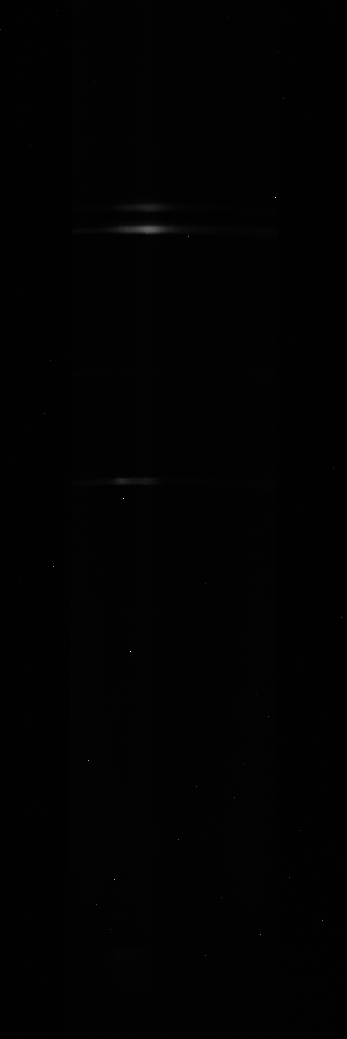
#> input picture Example files/MISS2-20241222-092830.png, 347 x 1039 px; its folder holds 7 pictures in this run; the run also reads 2 pictures not shown here
$ jupyter execute --allow-errors 'MISS-2 post-detection analysis.ipynb'   (shell and % lines are left out)
#> lines starting #> are read from the running program, lines starting #| are printed output that depends on the picture
[cell 1]
"""
This script provides functions to read in and analyse spectra detected with the MISS-2 continuum detection script.
Noise in detected spectra is reduced by averaging and also reference spectra are determined.

Filtering is performed by hand for MISS-2 data prior to the analysis.
The events are seperated in different populations based on relative enhancement between detected and reference spectra.
Events are matched with Sony camera images for further filtering.

The output of this script is pdf files that include filtered events with the respective spectral image, detected and reference spectra and Sony image.

The first two defined functions are again from the KHO-MISS/SpectralCalibration/miss_read_spectral.py script.

Created on May 9 2025

@author: Tim Hulsen
"""

import os
import glob
import numpy as np
import matplotlib as mpl
import matplotlib.pyplot as plt
from scipy.signal import find_peaks, peak_widths, medfilt2d
import warnings
import re
import datetime
import shutil
from matplotlib.backends.backend_pdf import PdfPages
import matplotlib.dates as mdates
import matplotlib.patches as patches

[cell 2]
def read_MISS2(filename):

    """
    Reads MISS-2 .png spectrograph image.
    Use 2D meridian filtering to reduce noise. No compensation for a "smiley" figure is required, in contrast to MISS-1.

    Outputs a matrix with the vertical axis being a proxy for the scan angle (no calibration yet). The horizontal axis is wavelength from
    400nm to 700nm. The approximated wavelengths are added in the output.
    """

    im = plt.imread(filename)

    # Use 2D meridian filtering to filter out noise
    im = medfilt2d(im)
    im = np.fliplr(np.transpose(im))

    # Approximate wavelengths
    [n,m] = np.shape(im)
    x = np.linspace(1,m,m)
    wavelengths = (4054.2+2.6423*x+1.6716e-4*x**2)/10

    # Use data between rows 70 and 270
    spectralimage = im[70:270,:]

    return spectralimage, wavelengths

[cell 3]
def mean_spectrum_analysis_rol_avg(spectralimage, peak_index):

    """
    Based on the output from the MISS-2 continuum detection script.
    Input a spectral image as read from the filenames stored in the text files with corresponding detected row indeces.

    Find the detected peak in the row-wise mean and compute the full-width-half-maximum.
    Note that the same range of columns is used as in the detection script.
    The FWHM is used as a range over which the spectrum is averaged to reduce noise.

    Next, the background or reference spectrum is determined, which is defined as the spectrum with minimum mean emission.
    A simple rolling average of the row-wise mean is computed with a window size equal to the FWHM of the detected peak. The row with the minimum value
    is chosen as the reference spectrum and averaged over the same range of rows to ensure similar noise suppression.

    Output the averaged detected spectrum, the averaged reference spectrum, detected row index and the row index of the reference spectrum.
    """

    data = np.sqrt(spectralimage)

    # Calculate the row-wise mean for columns 550 to 820
    row_means = np.mean(data[:,550:820], axis=1)

    # Determines FWHM of peak identified as possible continuum
    # We use index 0 as a proxy because the peak_widths function only accepts 1D arrays
    width = peak_widths(row_means, np.array((peak_index,0)), rel_height=0.5)

    # Determine and extract range of rows around identified peak
    index_deviation = round(width[0][0]/2)
    row_range_data = data[peak_index-index_deviation:peak_index+index_deviation,:]

    # Compute the average signal within the range of rows to reduce noise
    mean_spectrum = np.mean(row_range_data, axis=0)

    # Calculate the row-wise mean minimum intensity using a simple moving average
    # This will be the 'clear sky' reference, use same range of rows for equal noise suppression

    # Use same width as average around row of identified peak
    window_size = round(width[0][0])
    # Simple averaging, not weighted
    weights = np.ones(window_size) / window_size

    # Valid mode to remove boundary effects
    sma = np.convolve(row_means, weights, mode='valid')

    # Find row index with minimum average spectrum intensity and compensate for finite window size
    # Do not include boundaries since here the spectrum has a lower intensity in general
    row_mean_min = np.argmin(sma[10:-10]) + 10 + index_deviation

    # Compute minimum 'clear-sky' spectrum
    mean_clear_spectrum = np.mean(data[row_mean_min-index_deviation:row_mean_min+index_deviation,:], axis=0)

    return mean_spectrum, mean_clear_spectrum, peak_index, row_mean_min

[cell 4]
# Ignore warnings caused by the peak_widths function working on the proxy index
warnings.filterwarnings("ignore", message="some peaks have a prominence of 0")
warnings.filterwarnings("ignore", message="some peaks have a width of 0")

### Example of defined function

[cell 5]
# We use the same example as in the MISS-2 continuum detection script
# There we detected a peak at row index 76
filename = os.path.join('Example files','MISS2-20241222-092830.png')
spectralimage, w = read_MISS2(filename)
#> in read_MISS2, im is the input picture: shape (1039, 347) float32; min 0, max 1, mean 0.00939
#> in read_MISS2, `spectralimage = im[70:270,:]`:
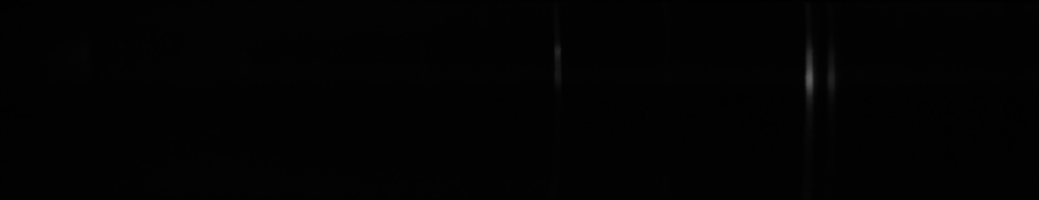
#> spectralimage: shape (200, 1039) float32; min 0.0052, max 0.373, mean 0.0113
#> w = 1039 values from 405.7 to 698

mean_spectrum, mean_clear_spectrum, peak_index, row_mean_min = mean_spectrum_analysis_rol_avg(spectralimage, 76)
#> in mean_spectrum_analysis_rol_avg, `data = np.sqrt(spectralimage)`:
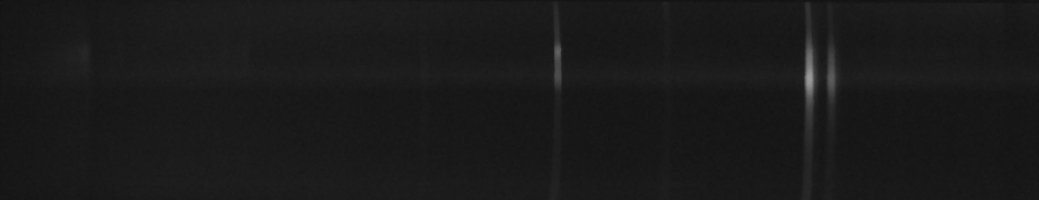
#> data: shape (200, 1039) float32; min 0.0721, max 0.611, mean 0.104
#> in mean_spectrum_analysis_rol_avg, `row_means = np.mean(data[:,550:820], axis=1)`: row_means = 200 values, max 0.14 at index 76, min 0.0831 at index 0, mean 0.105
#> in mean_spectrum_analysis_rol_avg, `width = peak_widths(row_means, np.array((peak_index,0)), rel_height=0.5)`: width = ([26.54, 0], [0.117, 0.0831], [60.2, 0], [86.74, 0])
#> in mean_spectrum_analysis_rol_avg, `index_deviation = round(width[0][0]/2)`: index_deviation = 13
#> in mean_spectrum_analysis_rol_avg, `mean_spectrum = np.mean(row_range_data, axis=0)`: mean_spectrum = 1039 values, max 0.555 at index 809, min 0.086 at index 0, mean 0.117
#> in mean_spectrum_analysis_rol_avg, `window_size = round(width[0][0])`: window_size = 27
#> in mean_spectrum_analysis_rol_avg, `weights = np.ones(window_size) / window_size`: weights = 27 values from 0.037 to 0.037
#> in mean_spectrum_analysis_rol_avg, `sma = np.convolve(row_means, weights, mode='valid')`: sma = 174 values, max 0.129 at index 60, min 0.0957 at index 125, mean 0.105
#> in mean_spectrum_analysis_rol_avg, `row_mean_min = np.argmin(sma[10:-10]) + 10 + index_deviation`: row_mean_min = 138
#> in mean_spectrum_analysis_rol_avg, `mean_clear_spectrum = np.mean(data[row_mean_min-index_deviation:row_me..`: mean_clear_spectrum = 1039 values, max 0.175 at index 809, min 0.0847 at index 0, mean 0.0971
#> peak_index = 76; row_mean_min = 138

fig, (ax1, ax2) = plt.subplots(1,2,figsize=(10,4))
ax1.imshow(np.sqrt(spectralimage),cmap='plasma', aspect='auto',
          extent=[min(w),max(w), 0, 347])
# Highlight the peak detected at index 76 with a blue dashed line
ax1.axhline(y=347-(347/200)*peak_index, color='C0', linestyle='dashed')
# Highlight the row of the reference spectrum with an orange dashed line
ax1.axhline(y=347-(347/200)*row_mean_min, color='C1', linestyle='dashed')
ax1.set_xlabel('Wavelength [nm]')
ax1.set_ylabel('Uncalibrated angle')

ax2.plot(w, mean_spectrum)
ax2.plot(w, mean_clear_spectrum)
ax2.set_xlabel("Wavelength [nm]")
ax2.set_ylabel("Averaged counts")
ax2.legend(("Detected spectrum", "Reference spectrum"));
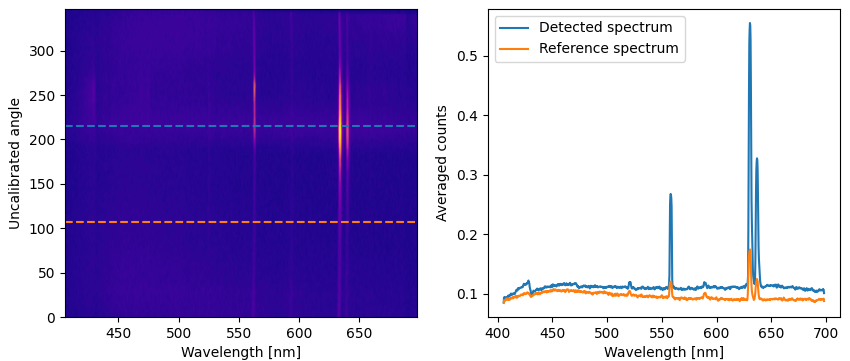
#> figure drawn by matplotlib, 2 panels; panel 2: curve peaks at x = 630.4, y = 0.555; panel 2: curve peaks at x = 630.4, y = 0.175

### False positives

During the original analysis it was discovered that the detection script for MISS-2 finds many false positives, mostly consisting of days with sunlit cloudy conditions. The time resolution of MISS-2 is four times higher than MISS-1, at 15 seconds compared to 1 minute, which means that MISS-2 has four times as much data as MISS-1 in a similar timespan. It is likely that with a similar detection method also four times as much false positives are found, however, many more false positives were registered.

Below are three examples of false positives. The most striking feature is the presence of (slightly diagonal) horizontal lines. These lines are falsely detected as possible continuum emission. The lines are possibly a result of how the data is formatted, but this was outside the scope of the project.

It is strongly advised to investigate this in the future! In the original analysis days were hand filtered based on KHO keograms and Sony camera images.

[cell 6]
spectralimage, w = read_MISS2(os.path.join('Example files','MISS2-20241220-032030.png'))
#> call 2 of read_MISS2, with filename = 'Example files/MISS2-20241220-032030.png'
#> in read_MISS2 (call 2), `im = np.fliplr(np.transpose(im))`:
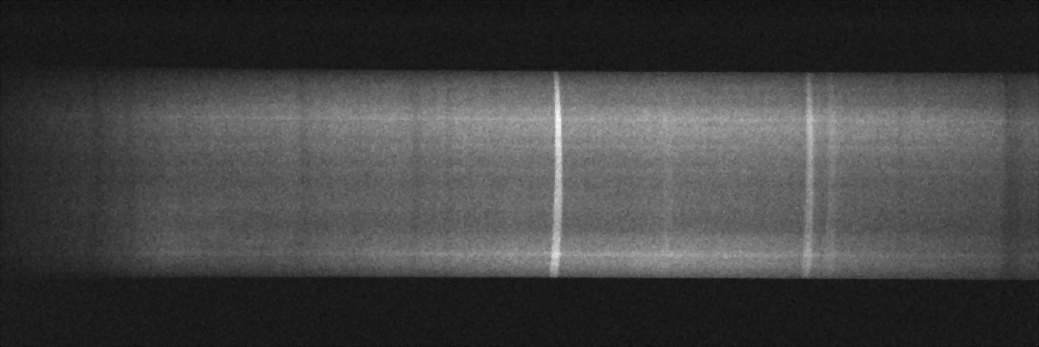
#> im: shape (347, 1039) float32; min 0, max 0.0369, mean 0.0097; drawn with min black and max white
#> in read_MISS2 (call 2), `spectralimage = im[70:270,:]`:
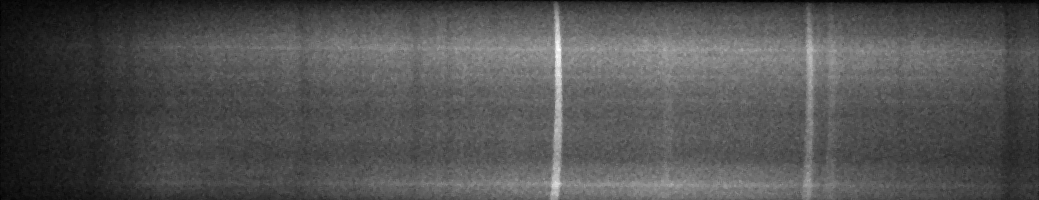
#> spectralimage: shape (200, 1039) float32; min 0.00288, max 0.0369, mean 0.0138; drawn with min black and max white
image = plt.imread(os.path.join('Example files','LYR-Sony-20241220_032020.jpg'))
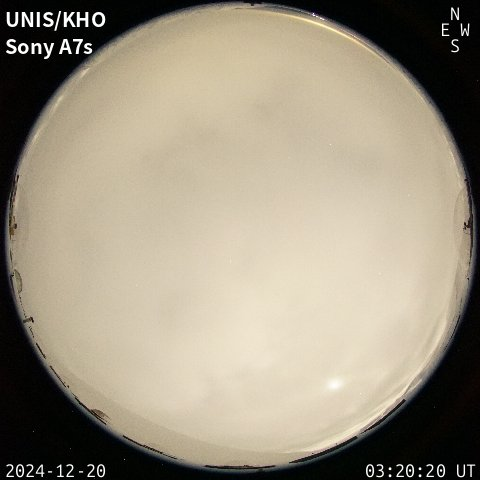
#> input picture Example files/LYR-Sony-20241220_032020.jpg, 480 x 480 px
#> image is the input picture: shape (480, 480, 3); mean R, G, B 155.4, 146, 127.5

fig, (ax1,ax2) = plt.subplots(1,2,figsize=(10,4))

ax1.imshow(np.sqrt(spectralimage), cmap='plasma', aspect='auto', extent=[min(w), max(w), 0, 347])
ax1.set_xlabel('Wavelength [nm]')
ax1.set_ylabel('Uncalibrated angle')

ax2.imshow(image)
ax2.set_xlabel('Pixel column index')
ax2.set_ylabel('Pixel row index');
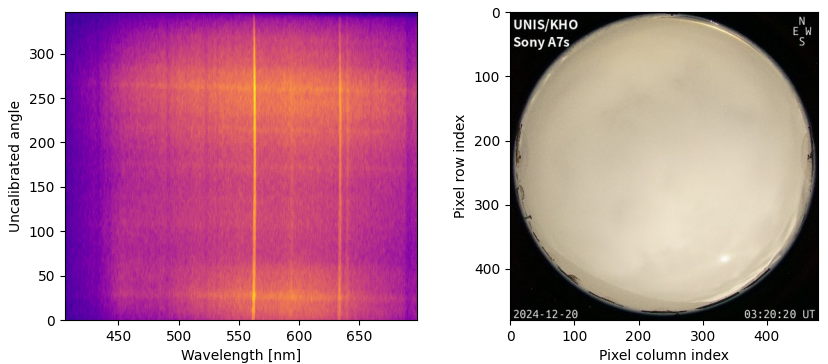
#> figure drawn by matplotlib, 2 panels

[cell 7]
spectralimage, w = read_MISS2(os.path.join('Example files','MISS2-20241229-203300.png'))
#> call 3 of read_MISS2, with filename = 'Example files/MISS2-20241229-203300.png'
#> in read_MISS2 (call 3), `im = medfilt2d(im)`:
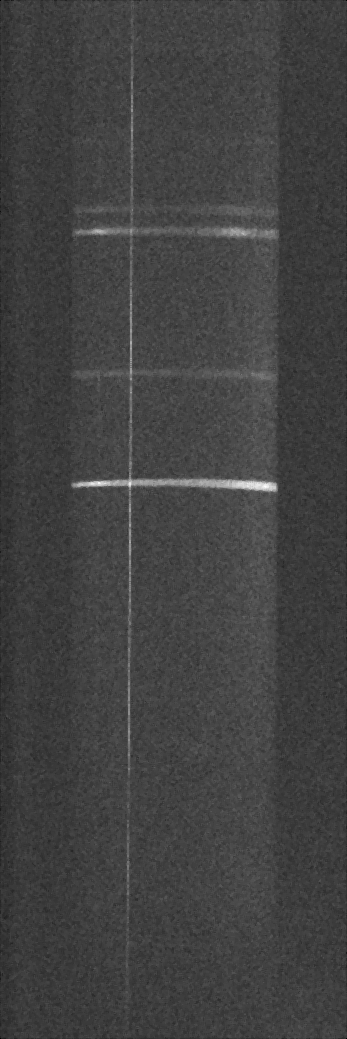
#> im: shape (1039, 347) float32; min 0, max 0.024, mean 0.00622; drawn with min black and max white
#> in read_MISS2 (call 3), `im = np.fliplr(np.transpose(im))`:
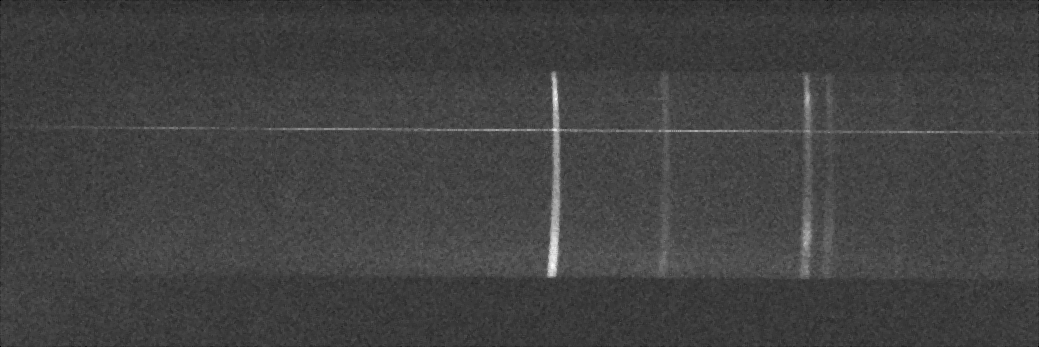
#> im: shape (347, 1039) float32; min 0, max 0.024, mean 0.00622; drawn with min black and max white
#> in read_MISS2 (call 3), `spectralimage = im[70:270,:]`:
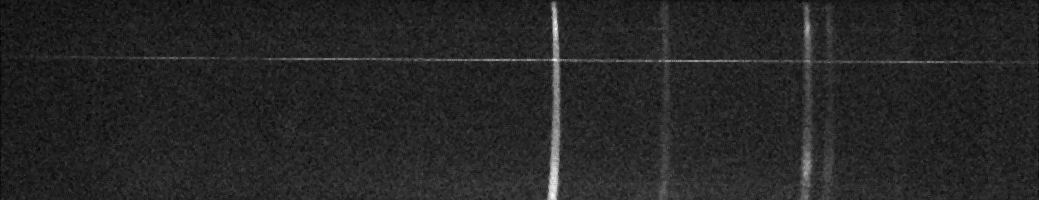
#> spectralimage: shape (200, 1039) float32; min 0.00357, max 0.024, mean 0.00665; drawn with min black and max white
#> (the rest of this cell did not finish here and is left out)

#> (a cell that did not finish here is left out)

image = plt.imread(os.path.join('Example files','LYR-Sony-20241113_230000.jpg'))

fig, (ax1,ax2) = plt.subplots(1,2,figsize=(10,4))

ax1.imshow(np.sqrt(spectralimage), cmap='plasma', aspect='auto', extent=[min(w), max(w), 0, 347])
ax1.set_xlabel('Wavelength [nm]')
ax1.set_ylabel('Uncalibrated angle')

ax2.imshow(image)
ax2.set_xlabel('Pixel column index')
ax2.set_ylabel('Pixel row index');

### Reading detection output

[cell 9]
"""
Same procedure as for the MISS-1 post-detection analysis.
Loop over all text files containing the output of the MISS-2 continuum detection script. Empty files are skipped.

NOTE
-  In the original analysis many text files were already removed by hand to exclude false positives! (as mentioned above)

The .png filenames and detected row indeces are used in the mean spectrum analysis function to compute the averaged detected spectrumm, reference
spectrum and corresponding row indeces.

NOTE
- In the output of the MISS-2 continuum detection script the row indeces are written to a text file as a list
- Sometimes additional spaces were added in these lists (e.g. [ 60 72])
- The spaces are read as an additional column, requiring some more work in reading the correct index

The information is stored in the list "result" where each entry corresponds to a unique event.
Corresponding .png filenames are stored in the list "filename_save".
From these two lists further analysis is conducted.
"""

# Initialize lists
result = []
#> result = []
filename_save = []

# Used to access output from the MISS-2 continuum detection script
# Loop over all years of available data
years = ['list of years']
#> (the rest of this cell did not finish here and is left out)

### Post-detection analysis

As for MISS-1, it is elaborated in this section how this script was originally used with the primary goal of finding new auroral continuum emission events. Little filtering is performed in code as the biggest source of false positives, sunlit and cloudy conditions, had already been filtered out by hand in the original analysis.

In this analysis the data is categorized in two populations. The populations are defined by the relative spectral enhancement between the detected and reference spectrum in the 480-520 nm and 650-700 nm ranges. It is expected that enhancement between 480-520 nm is observed in the presence of continuum emission as there are no auroral emission lines in this range [1]. Between 650-700 nm there is emission from the first negative group of molecular nitrogen, often observed for intense aurora.

[1] Spanswick et al. Association of structured continuum emission with dynamic aurora. Nat Commun 15, 10802 (2024).

[cell 10]
"""
Compute the relative spectral enhancement between 480-520 and 650-700 nm.
The ratio between these relative spectral enhancements is the basis for the definition of different populations.
"""

result_500nm_range = []
result_650nm_range = []

for i in range(len(result)):

    # Compute the difference between the identified average spectrum and minimum intensity ('clear-sky') average spectrum
    # The first relative enhancement is computed in the 480 - 520 nm range
    # In this range there should be little spectral activity even for intense aurora
    difference = np.mean(result[i][0][276:421])-np.mean(result[i][1][276:421])

    # The second relative enhancement is computed in the 650 - 700 nm range
    # This range is enhanced in the case of both intense aurora and continuum emission (and clouds)
    difference_2 = np.mean(result[i][0][876:1038])-np.mean(result[i][1][876:1038])

    result_500nm_range.append(difference)
    result_650nm_range.append(difference_2)
#> this loop made 0 passes
#> after the loop, result_500nm_range = []; result_650nm_range = []

# Compute the fraction between the relative enhancements
#> (the rest of this cell did not finish here and is left out)
